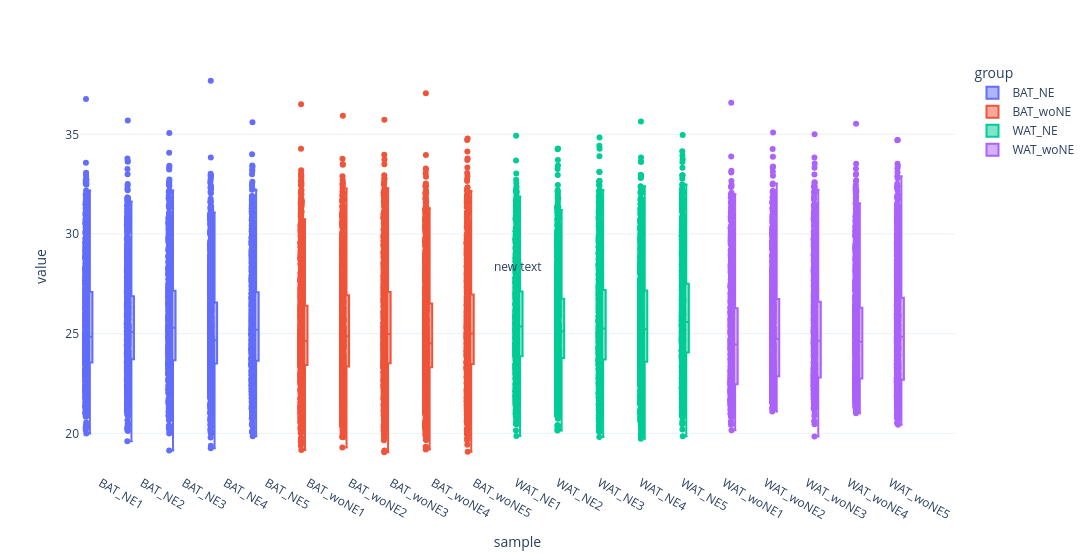

Notebook source saved alongside this figure:
### Code cell
aux = processed_data.sort_values(by='sample').set_index(['group', 'sample']).stack().reset_index()
aux.columns = ['group', 'sample', 'identifier', 'value']
plot = viz.get_boxplot_grid(aux, identifier='boxplot', args={"Title":"Boxplot", 'x':'sample', 'y':'value', 'color':'group', 'axis':'cols', 'height':200})#
iplot(plot.figure)
viz.save_DASH_plot(plot, name='processed_data_boxplot', plot_format='svg', directory=analysis_dir)

### Figure 1 — Plotly figure (JSON) as saved in the notebook; plotly's stock layout.template omitted (floating-point values rounded to 4 significant figures; data arrays with more than 128 entries replaced by an {"elided": "..."} marker saying what was removed)
{"data": [{"alignmentgroup": "True", "boxpoints": "all", "hovertemplate": "group=BAT_NE<br>sample=%{x}<br>value=%{y}<extra></extra>", "legendgroup": "BAT_NE", "marker": {"color": "#636efa"}, "name": "BAT_NE", "notched": false, "offsetgroup": "BAT_NE", "orientation": "v", "showlegend": true, "type": "box", "x": {"elided": "5835 str values"}, "x0": " ", "xaxis": "x", "y": {"elided": "5835 float values"}, "y0": " ", "yaxis": "y"}, {"alignmentgroup": "True", "boxpoints": "all", "hovertemplate": "group=BAT_woNE<br>sample=%{x}<br>value=%{y}<extra></extra>", "legendgroup": "BAT_woNE", "marker": {"color": "#EF553B"}, "name": "BAT_woNE", "notched": false, "offsetgroup": "BAT_woNE", "orientation": "v", "showlegend": true, "type": "box", "x": {"elided": "5835 str values"}, "x0": " ", "xaxis": "x", "y": {"elided": "5835 float values"}, "y0": " ", "yaxis": "y"}, {"alignmentgroup": "True", "boxpoints": "all", "hovertemplate": "group=WAT_NE<br>sample=%{x}<br>value=%{y}<extra></extra>", "legendgroup": "WAT_NE", "marker": {"color": "#00cc96"}, "name": "WAT_NE", "notched": false, "offsetgroup": "WAT_NE", "orientation": "v", "showlegend": true, "type": "box", "x": {"elided": "5835 str values"}, "x0": " ", "xaxis": "x", "y": {"elided": "5835 float values"}, "y0": " ", "yaxis": "y"}, {"alignmentgroup": "True", "boxpoints": "all", "hovertemplate": "group=WAT_woNE<br>sample=%{x}<br>value=%{y}<extra></extra>", "legendgroup": "WAT_woNE", "marker": {"color": "#ab63fa"}, "name": "WAT_woNE", "notched": false, "offsetgroup": "WAT_woNE", "orientation": "v", "showlegend": true, "type": "box", "x": {"elided": "5835 str values"}, "x0": " ", "xaxis": "x", "y": {"elided": "5835 float values"}, "y0": " ", "yaxis": "y"}], "layout": {"annotations": [{"showarrow": false, "xref": "paper", "yref": "paper"}], "boxmode": "group", "legend": {"title": {"text": "group"}, "tracegroupgap": 0}, "margin": {"t": 60}, "width": 2500, "xaxis": {"anchor": "y", "domain": [0, 1], "title": {"text": "sample"}, "type": "category"}, "yaxis": {"anchor": "x", "domain": [0, 1], "title": {"text": "value"}}}}
